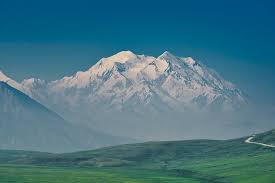
#> input picture Week_3/mountain.jpg, 275 x 183 px
$ jupyter execute --allow-errors 'W3D4 - Activity 1 Notebook.ipynb'   (shell and % lines are left out)
#> lines starting #> are read from the running program, lines starting #| are printed output that depends on the picture
## !pip install opencv-python

[cell 1]
import cv2
image = cv2.imread("mountain.jpg")
#> image is the input picture: shape (183, 275, 3); mean B, G, R 131.6, 116.4, 68.1

[cell 2]
# convert to RGB
image = cv2.cvtColor(image, cv2.COLOR_BGR2RGB)

[cell 3]
import numpy as np
from matplotlib import pyplot as plt

[cell 4]
# reshape the image to a 2D array of pixels and 3 color values (RGB)
pixel_values = image.reshape((-1, 3))
# convert to float
pixel_values = np.float32(pixel_values)

[cell 5]
pixel_values.shape
#> Out = (50325, 3)

Type of termination criteria. It has 3 flags as below:
* #### cv.TERM_CRITERIA_EPS — stop the algorithm iteration if specified accuracy, epsilon, is reached.
* #### cv.TERM_CRITERIA_MAX_ITER — stop the algorithm after the specified number of iterations, max_iter.
* #### cv.TERM_CRITERIA_EPS + cv.TERM_CRITERIA_MAX_ITER — stop the iteration when any of the above condition is met.

#### Play around with different criteria to check if results change

[cell 6]
# define stopping criteria
criteria = (cv2.TERM_CRITERIA_EPS + cv2.TERM_CRITERIA_MAX_ITER, 100, 0.2)
#criteria = (cv2.TERM_CRITERIA_EPS,50,0.5)

### Choose number of clusters for your image. Play around with this number to see what results you get. How do you decide the right number

[cell 7]
# number of clusters (K)
k = 4
_, labels, (centers) = cv2.kmeans(pixel_values, k, None, criteria, 10, cv2.KMEANS_RANDOM_CENTERS)
#> centers = [[112.1, 135.6, 147.7], [4.65, 92.32, 130.9], [59.22, 106.1, 104.4], [170.4, 171.3, 173.6]]

[cell 8]
# convert back to 8 bit values
centers = np.uint8(centers)
#> centers = [[112, 135, 147], [4, 92, 130], [59, 106, 104], [170, 171, 173]]

[cell 9]
# flatten the labels array
labels = labels.flatten()

# convert all pixels to the color of the centroids
segmented_image = centers[labels.flatten()]

# reshape back to the original image dimension
segmented_image = segmented_image.reshape(image.shape)
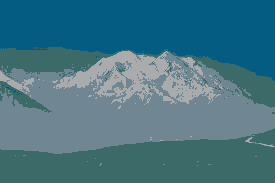
#> segmented_image: shape (183, 275, 3); mean R, G, B 67.8, 116, 131
# show the image
plt.imshow(segmented_image)
plt.show()
